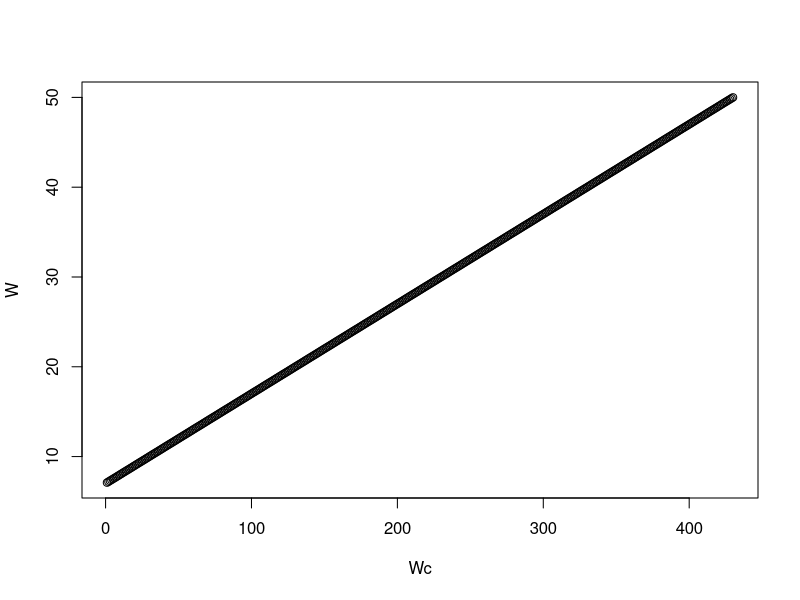
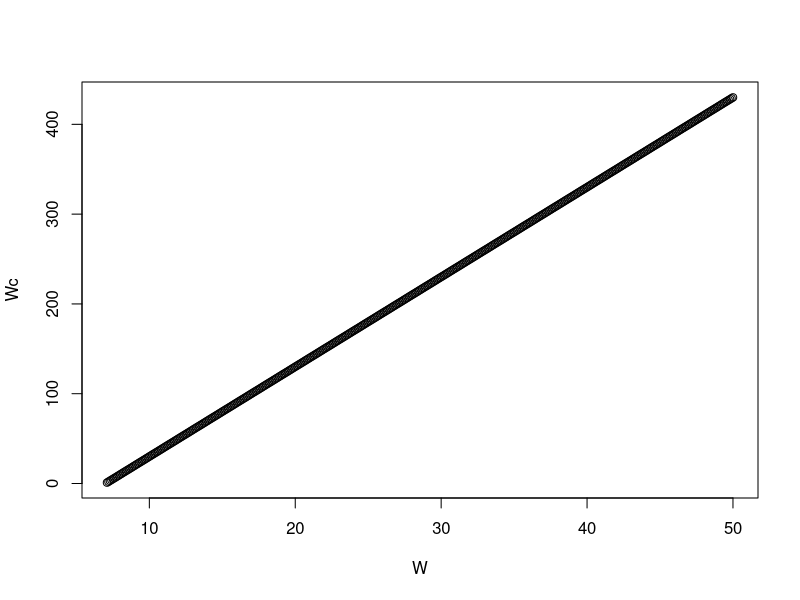
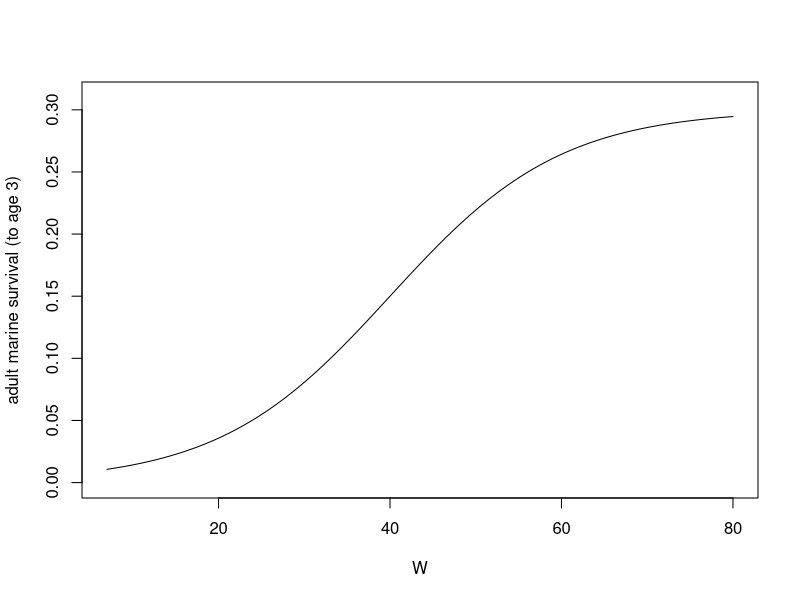

Reproduce these figures in R, in order. (Note: a time limit stopped this script after it produced the figures.)

##### DYNAMIC PROGRAM: juvenile salmon out-migration

# load libraries
library(abind); library(ggplot2); library(plyr); library(reshape2)

#remove scientific notation
options(scipen=999)




#### Set minimum and maximum values and steps for all state variables

# W: salmon weight (g)
Wmin <- 7
Wmax <- 50 # make this small to start? Eventually want 80 or 100 g...
Wstep <- 0.1 # discrete interval steps maybe try 0.05
Wstep.n <- ((Wmax-Wmin)/Wstep)  # this results in a lot of discrete steps - yikes!
                      # Try linear interpolation? (See Clark & Mangel Ch 2)
# A: salmon area
Amin <- 1
Amax <- 26

# t: time
tmin <- 1
tmax <- 60




#### Make functions to convert between W in grams and W in computer discrete indexing

# Make a data frame to covert between real W (grams) and computer discrete index (Wc)
Wconvdf <- data.frame(W = seq(Wmin+Wstep, Wmax, 0.1), Wc = seq(1,Wstep.n,1))

plot(W ~ Wc, Wconvdf)
summary(lm(W ~ Wc, Wconvdf)) # y-int: 7, slope: 0.1
m.Wc <- 0.1
y.Wc <- 7

plot(Wc ~ W, Wconvdf)
summary(lm(Wc ~ W, Wconvdf)) # y-int: -70, slope: 10
m.W <- 10
y.W <- -70

# Build functions to convert between W and Wc
WtoWc <- function(W){ round(m.W*W + y.W, digits=Wstep) }
WctoW <- function(Wc){ m.Wc*Wc + y.Wc }

# Test
WtoWc(10); WtoWc(10.1); WtoWc(10.11) # Good. 30, 31, 31.
WctoW(30); WctoW(31) # Good.




#### Simulate river habitats by area
h.vec <- rep(NA, Amax) # create blank vector for habitats for each Area.

h.vec[Amax] <- "o" # make the last area (Amax) the ocean: "o"

set.seed(24)  # set.seed to keep altered and natural habitat distribution constant for now.
h.vec[1:Amax-1] <- sample(0:1, Amax-1, replace=T, prob=c(0.5,0.5))  # randomly sample
        # Amax-1 number of values 0 or 1 with a 50% probability between the two values.

h.vec[h.vec == "1"] <- "a"  # change 1 from sample function to "a"
h.vec[h.vec == "0"] <- "n"  # change 0 from sample function to "n"




#### Make empty objects to store eventual outputs from dynamic programming equations

# F.all <- an array that stores the final expected fitness (probability of surviving to a
#          returning adult) for each salmon weight (columns), time (rows), for each area (matrices)

F.all <- array(NA, dim=c(tmax, Wstep.n, Amax))  #(rows: time, cols: weight, matrices: area)

# Best.beh <- an array with the same structure as F.all. This is the decision matrix. Stored values
#             will be the best decision chosen (move 0, 1, 2 areas).

Best.beh <- array(NA, dim=c(tmax, Wstep.n, Amax))  #(rows: time, cols: weight, matrices: area)

# Surv.day <- an array with the same structure as F.all. This is the survival matrix. Stored values
#             will be the daily survival (equation 4).

Surv.day <- array(NA, dim=c(tmax, Wstep.n, Amax))  #(rows: time, cols: weight, matrices: area)

# G.day <- an array with the same structure as F.all. This is the growth rate matrix. Stored values
#             will be the daily growth.

G.day <- array(NA, dim=c(tmax, Wstep.n, Amax))  #(rows: time, cols: weight, matrices: area)



# F.vec <- an array to hold the expected fitness at time t+1 (2nd column, value used in calculations), and
#         at time t (1st column, resulting value from current calculation, which will be used in the NEXT
#         iteration).

F.vec <- array(NA, dim=c(Wstep.n, 2, Amax))  #(rows: weight, cols: F(x,t), F(x, t+1), matrices: area)



#### Parameters

# Behavioral choice
U <- c(0, 1, 2)

# Terminal fitness
Ws    <- 40
r     <- 0.1
Smax  <- 0.3

# Growth
E     <- 0.04
qa    <- 0.75 #can change
qn    <- 1    # can change
a     <- 0.86
Alpha <- 0.00607
d     <- 1
dn0   <- 0.7 # or combine with d by concatenating? will loop over in OVER.BEH?
v     <- 0.027
f     <- 0.5
g     <- 2
c     <- 40
j     <- 0.07

# Risk
Bu    <- c(0.7, 1, 0.7) # B0, B1, B2 (can concatenate because we will loop over behavior choices?)
Ba    <- 1
Bn    <- 0.5 #can change
Bo    <- 1
Bw    <- 2
M     <- 0.002
m     <- -0.37
ya    <- 1  #can change
yn    <- 1  #can change
yo    <- 1  #can change
P     <- 20

#### Terminal fitness function - how does salmon weight at tmax and Amax relate to probability of
#    surviving to a returning adult? Larger salmon more likely to survive to a returning adult.
#    Sigmoidal function that asymptotes at Smax.

#ONLY applicable for salmon at A 26 at tmax!!!! Otherwise, fitness is 0!
TERM.FUN <- function(W, Ws, r, Smax){ Smax/(1+exp(-r*(W-Ws))) }

# plot Terminal Fitness function
curve(TERM.FUN(W, Ws=Ws , r=r, Smax=Smax), xname="W", xlim=c(7,80), ylim=c(0,0.31), ylab="adult marine survival (to age 3)")




#### Fill in last column (tmax) for F.vec based on Terminal fitness function
F.vec[1:Wstep.n, 2, Amax] <- TERM.FUN(W = seq(Wmin+Wstep, Wmax , Wstep),
                                              Ws=Ws, r=r, Smax=Smax)

F.vec[,2,1:Amax-1] <- 0    #if salmon end in any area besides the last (Amax), then their fitness is 0!

#View(F.vec[,,Amax]) #check and see terminal values at Amax (should all be values)
#View(F.vec[,,1]) #check and see terminal values at Area 1 (should all be 0s)




#### Fitness function - function to calculate fitness at any salmon weight,area,
          # and behavior (movement choice). Use state dynamics to calculate new
          # W(t+1) and new A(t+1). Calculate expected fitness for resulting new
          # states from 2nd column of F.vec. Returns Fit (matric with two values):
          # Fit[,1] is expected fitness
          # Fit[,2] is daily survival

# Functions used inside the Fitness function (see Final State Dynamics.R for more details)
GROWTH.FUN <- function(W, E, q, a, Alpha, d, v, U)    { q*E*W^a - d*Alpha*W*exp(v*U) }
OCEAN.Q <-    function(t, f, g, c, j)             { f + g*exp(-(t-c)^2/2*j^2) }
SURV.FUN <-   function(W, Bu, Bh, Bw, M, m, y, P) { (1-M*(Bu + Bh + Bw*W^m))^(y*P) }


# Fitness function (described above)
FITNESS <- function(Wc, A, t, U, Wmax, Amax, # state vars, constraints & beh choice (vars we will for loop over)
                    E, q, a, Alpha, d, v, f, g, c, j, Bu, Bh, Bw, M, m, y, P, # vars in functions
                    qa, qn, ya, yn, yo, # vars that vary by habitat (h.vec)
                    h.vec, F.vec) # vectors describing habitats of areas and stored Fitness values
  
  { # start of function
  
  #define or change input parameters that depend on U, habitat, or Area.
  U  <- ifelse(U == 1, 20, ifelse(U == 2, 40, 0))
  d  <- ifelse(U == 0 & h.vec[A] == "n", dn0, d)
  q  <- ifelse(h.vec[A] == "o", OCEAN.Q(t=t, f=f, g=g, c=c, j=j), ifelse(h.vec[A] == "n", qn, qa))
  Bh <- ifelse(h.vec[A] == "n", Bn, ifelse(h.vec[A] == "a", Ba, Bo))
  y  <- ifelse(h.vec[A] == "n", yn, ifelse(h.vec[A] == "a", ya, yo))
  W  <- WctoW(Wc) # convert Wc (discrete 1 to 730 to W in grams)
  
  Wnew <- W + GROWTH.FUN(W=W, E=E, a=a, v=v, Alpha= Alpha, U=U, d=d, q=q)
  
  Wnew <- min(Wnew, Wmax) # if Wnew is greater than max value, keep at max value (this will be unlikely to happen since our Wmax is BIG.)
  Wcnew <- WtoWc(Wnew)
  
  Anew <- A + ifelse(U == 20, 1, ifelse(U == 40, 2, 0))           # salmon's new location is its current A plus movement choice U.
  Anew <- min(Anew, Amax) # if salmon are in the ocean (Amax) keep them in the ocean.
  
  Fit <- matrix(NA, 1, 3)
  Fit[,1] <- ifelse(Wnew > Wmin, SURV.FUN(W=W, Bu=Bu, Bw=Bw, M=M, m=m,
                                          P=P, Bh=Bh, y=y)*F.vec[Wcnew, 2, Anew], 0)
  Fit[,2] <- SURV.FUN(W=W, Bu=Bu, Bw=Bw, M=M, m=m,
                      P=P, Bh=Bh, y=y)
  Fit[,3] <- GROWTH.FUN(W=W, E=E, a=a, v=v, Alpha= Alpha, U=U, d=d, q=q)
  
  return(Fit)
  
} # end function.

#Test Fitness function 
FITNESS(Wc=1, A=Amax, t=tmax, U=0, Wmax, Amax,
        E, q, a, Alpha, d, v, f, g, c, j, Bu=Bu[1], Bh, Bw, M, m, y, P, 
        qa, qn, ya, yn, yo, 
        h.vec, F.vec) # # (Expected Fitness) and # (daily survival) and # growth rate (for that time step)!!!!!



#### OVER.BEH function to apply over BEHAVIORAL CHOICES (move 0, 1, 2).
      # Function used to apply FITNESS using for loop over all behavioral choices.
      # Returns the maximum fitness (F.best), best choice (Beh.best), and daily survival (Surv.day).
      # F.best saved in appro first col of F.vec.
      # Returns Temp.out: copy of updated F.vec with extra rows at bottom with F.best and Beh.best.

OVER.BEH <- function(Wc, A, t, U, Wmax, Amax, # state vars, constraints & beh choice (vars we will for loop over)
                     E, q, a, Alpha, d, v, f, g, c, j, Bu, Bh, Bw, M, m, y, P, # vars in functions
                     qa, qn, ya, yn, yo, # vars that vary by habitat (h.vec)
                     h.vec, F.vec)

  { # start function
  F.beh.surv <- matrix(NA, 3, 3)  #matrix to save fitness (Fit) from each (3) behavioral choice.
  
  # run a for loop over all behavioral choices to get FITNESS (Fit) from each one.
  for(i in 1:length(U)){ F.beh.surv[i,] <- FITNESS(Wc, A, t, U[i], Wmax, Amax,
                                               E, q, a, Alpha, d, v, f, g, c, j, Bu[i], Bh, Bw, M, m, y, P, 
                                               qa, qn, ya, yn, yo, 
                                               h.vec, F.vec) }

  F.best <- max(F.beh.surv[,1])  # Get maximum expected fitness from all three behavioral choices.
  S.day <- ifelse(F.best > 0, F.beh.surv[F.beh.surv[,1] == F.best, 2], NA) # Get the daily survival from the max expected fitness.
  G.day <- ifelse(F.best > 0, F.beh.surv[F.beh.surv[,1] == F.best, 3], NA) # Get the daily growth from the max expected fitness.
  
  Temp <- data.frame(Fit = F.beh.surv[,1], beh = seq(0,2,1), Surv = F.beh.surv[,2], Growth = F.beh.surv[,3])  # make temp dataframe with each fitness (Fit) for each behavior (0,1,2), and daily survival (Surv).
  Beh.best <- ifelse(F.best > 0, Temp[Temp$Fit == max(Temp$Fit),2], NA)  #get single value of best behavior choice (0,1,2). If F.best is 0 for all behavioral types, than no beh is best, return NA.
  
  F.vec[Wc,1,A] <- F.best  # save best fitness in the appropriate F.vec column 1 for that specific state W and A.
  
  Temp.out <- array(NA, dim=c(Wstep.n+2, 2, Amax)) #(rows: salmon weight, cols: F(x,t), F(x, t+1), matrices: area). Same size as F.vec, but add 2 rows to save F.best, Best.beh, and Surv.day.
  Temp.out[Wstep.n+1,,] <- c(F.best, Beh.best)
  Temp.out[Wstep.n+2,,] <- c(S.day, G.day)
  Temp.out[1:Wstep.n,,] <- F.vec  # Temp.out needs ALL the info that will be used in the next function/loop. 
                               # F.vec AND F.best, S.day, and Beh.best. Will split up later to use in different ways in the next function OVER.STATES.
  return(Temp.out)
  
  } # end function.

# Check if loop inside OVER.BEH works
F.beh.surv <- matrix(NA, 3, 3)
for(i in 1:length(U)){ F.beh.surv[i,] <- FITNESS(Wc=1, A=Amax, t=tmax, U[i], Wmax, Amax,
                                                 E, q, a, Alpha, d, v, f, g, c, j, Bu[i], Bh, Bw, M, m, y, P, 
                                                 qa, qn, ya, yn, yo, 
                                                 h.vec, F.vec) }
F.beh.surv # Works!!!

rm(F.beh.surv) #remove after done checking.


# Check if OVER.BEH works for a specific W and A state for tmax-1. 
Test.beh <- OVER.BEH(Wc=1, A=Amax, t=tmax, U, Wmax, Amax,
                     E, q, a, Alpha, d, v, f, g, c, j, Bu, Bh, Bw, M, m, y, P,
                     qa, qn, ya, yn, yo, 
                     h.vec, F.vec)
View(Test.beh[,,Amax])   # Works!!! Look for a value in column one at W<-3 and
                      # in rows 731 and 731 where we stored Fit, Beh.best, S.day, and G.day.
rm(Test.beh)


#### OVER.STATES function to apply over BEHAVIORAL CHOICES (move 0, 1, 2) AND AREA (1 to 26).
     # Function used to iterate OVER.BEH over both states W and A using nested for loops.
     # Run OVER.BEH and get Temp.out. Split Temp.out to F.vec and best.F.beh (only F.best and Beh.best).
     # Put Beh.best in appro Store spot. Combine F.vec and Store in an array,
     # Temp.out2 with 4 cols (F(x,t), F(x,t+1), F.best, Beh.best, S.day).

OVER.STATES <- function(Wc, A, t, U, Wmax, Amax, # state vars, constraints & beh choice (vars we will for loop over)
                        E, q, a, Alpha, d, v, f, g, c, j, Bu, Bh, Bw, M, m, y, P, # vars in functions
                        qa, qn, ya, yn, yo, # vars that vary by habitat (h.vec)
                        h.vec, F.vec)
 { # start function
  
  Store <- array(NA, dim=c(Wstep.n, 4, Amax)) # Array to store all F.best (col 1), Beh.best (col 2), and S.day (col 3), G.day (col 4)
                                                # from OVER.BEH for each state W (rows) and A (matrices).
  
  for(Wc in 1:Wstep.n){
    for(A in 1:Amax){
      Temp.out <- OVER.BEH(Wc, A, t, U, Wmax, Amax,
                           E, q, a, Alpha, d, v, f, g, c, j, Bu, Bh, Bw, M, m, y, P,
                           qa, qn, ya, yn, yo,
                           h.vec, F.vec) # this returns Temp.out from OVER.BEH, which looks like...
                                         # an array: (rows: salmon weight (length: Wstep.n+2),
                                         # 2 cols: F(x,t), F(x, t+1), matrices: area (length: Amax)).
                                         # Same size as F.vec, but add 2 rows to Wstep.n to save
                                         # F.best [in Wstep.n+1 row, 1st col], Best.beh [in Wstep.n+1 row, 2nd col],
                                         # Surv.day [Wstep.n=2 row, 1st col], and G.day [Wstep.n=2 row, 2nd col].
      
      F.vec <- Temp.out[1:Wstep.n,,] # get F.vec by itself out of Temp.out (without last two rows).
      best.F.beh.S <- c(Temp.out[Wstep.n+1,1,1], Temp.out[Wstep.n+1,2,1], Temp.out[Wstep.n+2,1,1], Temp.out[Wstep.n+2,2,1]) # get F.best, Beh.best, S.day, G.day.
      
      Store[Wc,,A] <- best.F.beh.S # put F.best, Beh.best, S.day, G.day in Store for appro loop state combo.
      
    }} #end nested for loops.
  
  # Combine Store values with F.vec in Temp.out2 as the vessel leaving this function to bring important info to next for loop!
  Temp.out2 <- abind(F.vec, Store, along = 2) # add Store columns to F.vec. This should be an array (rows: Wstep.n, matrices: Amax)
                                              # with 5 columns: F(X,t), F(X,t+1), F.best, Beh.best. S.day.
                                              # along = 2 tells to bind the columns (dimension 2) together!
  return(Temp.out2)
  
 } # end function.


# check to see if OVER.STATES works and returns Temp.out2
Test.States <- OVER.STATES(Wc, A, t=tmax-1, U, Wmax, Amax,
                E, q, a, Alpha, d, v, f, g, c, j, Bu, Bh, Bw, M, m, y, P,
                qa, qn, ya, yn, yo, 
                h.vec, F.vec)

View(Test.States[,,Amax-1]) # works!!
      # View(Test.States[,,Amax]) Col 2 (F(W,t+1)) has values from terminal fitness, optimal choice has to be move 0
      # View(Test.States[,,Amax-1]) Col 2 (F(W,t+1)) has 0s from terminal fitness, optimal choice can be move 1 or 2
      # View(Test.States[,,Amax-2]) Col 2 (F(W,t+1)) has 0s from terminal fitness, optimal choice has to be move 2
      # View(Test.States[,,Amax-3]) Col 2 (F(W,t+1)) has 0s from terminal fitness, F.best all 0s because can't make it
                                                   # to A26 in by tmax. Therefore, Beh.best and S.day all NAs.
rm(Test.States)



#### MAIN PROGRAM: iterate all of the above functions over time starting with tmax and moving backwards until t = 0.

### Output objects to save data from program
F.vec    # (rows: weight, cols: F(x,t), F(x, t+1), matrices: area)
F.all    # (rows: time, cols: weight, matrices: area)
Best.beh # (rows: time, cols: weight, matrices: area)
Surv.day # (rows: time, cols: weight, matrices: area)
G.day    # (rows: time, cols: weight, matrices: area)

# Start iterations over time
t <- tmax # time starts with tmax.


start.time <- Sys.time() # time how long the while loop takes

# Use while loop starting at Time = tmax, decrement with each loop, until time is 1 and then exit the loop.
while(t > 1)
  { # start while loop
  
  t <- t - 1 # This takes the Time from the prior loop and decrements it by one for the next loop.
  
  Temp.out2 <- OVER.STATES(Wc, A, t, U, Wmax, Amax,
                           E, q, a, Alpha, d, v, f, g, c, j, Bu, Bh, Bw, M, m, y, P,
                           qa, qn, ya, yn, yo,
                           h.vec, F.vec)  # Get all F.best, Beh.best, and S.day for all W and A for the current Time.
                                          # Temp.out2 also has the updated F.vec!
  
  TempF.vec <- Temp.out2[,1:2,] # Get F.vec out of Temp.out2 (first two columns).
  
  for (J in 1:Wstep.n){    # for each state W and A, update F.vec with the new F.vec (TempF.vec) from the OVER.STATES function (column 1),
    for(K in 1:Amax){   # and put those values back into F.vec in the second column to be ready for the next time iteration.
      F.vec[J,2,K] <- TempF.vec[J,1,K] }}
  
  Best.beh[t,,] <- Temp.out2[,4,]  # save best behavior in Best.beh (decision matrix!)
  F.all[t,,] <- Temp.out2[,3,]     # save best fitness in F.all
  Surv.day[t,,] <- Temp.out2[,5,]  # save daily Survival in Surv.day
  G.day[t,,] <- Temp.out2[,6,]     # save daily growth in G.day
  
} # end while loop.

end.time <- Sys.time() # time how long the while loop takes
program.duration <- end.time - start.time
program.duration #730 W steps takes program ~18 mins. Probs could double to 0.05 and/or increase Wmax.

# Check output data sets to see if they make sense
View(F.all[,,Amax])
View(Best.beh[,,Amax-10])
View(Surv.day[,,Amax-4])
View(G.day[,,Amax]) # not 100% sure these are the values I want to use.
# Wahoooo!!!!! Only this is time 60 (last row) is missing because they are from
  # the Terminal Fitness function (not the program)! But I can always manually add them in!




#### Collapse arrays and combine into one data frame for plotting in ggplot.

## Best.beh
df.beh <- adply(Best.beh, c(1,2,3))                  # collapse array to dataframe
colnames(df.beh) <- c("t", "Wc", "A", "Best.beh")  # add labels to columns

# change factors to numeric.
df.beh$t <-as.numeric(df.beh$t)
df.beh$Wc <-as.numeric(df.beh$Wc)
df.beh$A <-as.numeric(df.beh$A)
summary(df.beh)

# add column for W and get the values convertedf rom Wc.
df.beh$W <- WctoW(df.beh$Wc)


## F.all
df.Fit <- adply(F.all, c(1,2,3))
colnames(df.Fit) <- c("t", "Wc", "A", "Fit")

# change factors to numeric.
df.Fit$t <-as.numeric(df.Fit$t)
df.Fit$Wc <-as.numeric(df.Fit$Wc)
df.Fit$A <-as.numeric(df.Fit$A)
summary(df.Fit)

# add column for W and get the values convertedf rom Wc.
df.Fit$W <- WctoW(df.Fit$Wc)


## Surv.day
df.S <- adply(Surv.day, c(1,2,3))
colnames(df.S) <- c("t", "Wc", "A", "S.day")

# change factors to numeric.
df.S$t <-as.numeric(df.S$t)
df.S$Wc <-as.numeric(df.S$Wc)
df.S$A <-as.numeric(df.S$A)
summary(df.S)

# add column for W and get the values converted from Wc.
df.S$W <- WctoW(df.S$Wc)

# join all together.
df.all1 <- join(df.beh, df.Fit)   # join data for best behavior and fitness together in one data frame.

df.all2 <- join(df.all1, df.S)    # join also daily survival estimates.

summary(df.all2) # check data types
df.all2$Best.beh <- as.factor(df.all2$Best.beh) # make Best.beh a factor.

df.all2 <- df.all2[df.all2$t != tmax,]  # drop tmax because that is the end, and therefore have no behavioral choices.


## Export all decision, fitness, and survival matrices.
write.csv(df.all2, "C:\\Users\\megan\\Google Drive\\Professional\\GIT Repositories\\SDP-pred-mig\\results\\All.program.output.csv")




#### FORWARD SIMULATIONS ####
# create subset of salmon starting computer weights (Wc) to simulate tracks for
Ws <- seq(7.1, 20, 0.5) # pick starting weights (g) to simulate

# convert sim.sam from W to Wc
Ws <- WtoWc(Ws)

# create output objects to store outcomes from for loop
output.A <- matrix(NA, tmax, length(Ws))  # rows: time, columns: weight (W). Output to track best behaviors over time for each state.
output.A[1,] <- 1 # salmon start in area 1

output.S <- matrix(NA, tmax, length(Ws)) # output to store daily Surv
output.Fit <- matrix(NA, tmax, length(Ws)) # output to store expected Fitness
output.beh <- matrix(NA, tmax, length(Ws)) # output to store best behavior

output.Wc <- matrix(NA, tmax, length(Ws)) # output to store changing W over time.
output.Wc[1,] <- Ws

output.Scum <- matrix(NA, tmax, length(Ws)) # output to store cumulative survival over time.

# for loop tracking new areas for individuals starting at A = 1, and my chosen salmon weights (W in sim.sam).

for(X in 1:length(Ws)){            # iterate over chosen starting salmon weights
  for(t in 1:(tmax-1)){                    # iterate over time
    A <- output.A[t,X]                     # current area is the value in the current row of time (t)
    Anew <- A + Best.beh[t,X,A]            # area in next time step is the current location plus how much they move (Best.beh)
    Anew <- min(Anew, Amax)                # area cannot be greater than Amax 
    output.A[t+1,X] <- Anew                # store new area in the next row (t+1)
 
    Wc <-output.Wc[t,X]                    # current Wc (computer weight) is from the appro spot in output.Wc
    W <- WctoW(Wc)                         # convert to W (salmon weight in g)
    W.new <- W + G.day[t,X,A]              # new salmon weight is current W (g) plus growth increment from certain choice stored in G.day
    Wc.new <- WtoWc(W.new)                 # convert new W to new Wc
    output.Wc[t+1,X] <- Wc.new             # store new Wc in output.Wc
    
    output.S[t,X] <- Surv.day[t,X,A]       #  get appro daily survival from Surv.day and save it in output.S
    output.Fit[t,X] <- F.all[t,X,A]        #  get appro expected fitness from F.all and save it in output.Fit
    output.beh[t,X] <- Best.beh[t,X,A]     #  get appro best beh from Best.beh and save it in output.beh
  
    }} # end for loops.

output.W <- WctoW(output.Wc)





# for loop for cumulative survival
for(X in 1:length(Ws)){
  for(t in 1:(tmax)){
    output.Scum[t,X] <- prod(output.S[1:t,X])
    }} # end of loop.







# Plot forward simulations!

# melt output.A
data.tracks <- melt(output.A)
colnames(data.tracks)<- c("Time", "Ws", "A")

data.tracks <- join(data.tracks, data.frame(h = h.vec, A = seq(1,Amax,1)))

# melt output.S
data.tracks.S <- melt(output.S)
colnames(data.tracks.S)<- c("Time", "Ws", "S.day")

data.tracks <- join(data.tracks, data.tracks.S)

# melt output.Fit
data.tracks.Fit <- melt(output.Fit)
colnames(data.tracks.Fit)<- c("Time", "Ws", "Fit")

data.tracks <- join(data.tracks, data.tracks.Fit)

# melt output.beh
data.tracks.beh <- melt(output.beh)
colnames(data.tracks.beh)<- c("Time", "Ws", "Beh")

data.tracks <- join(data.tracks, data.tracks.beh)

# melt output.beh
data.tracks.Scum <- melt(output.Scum)
colnames(data.tracks.Scum)<- c("Time", "Ws", "S.cum")

data.tracks <- join(data.tracks, data.tracks.Scum)

# melt output.W
data.tracks.W<- melt(output.W)
colnames(data.tracks.W)<- c("Time", "Ws", "W")

data.tracks <- join(data.tracks, data.tracks.W)

# convert Ws to salmon weigh units and as a factor.
data.tracks$Ws <- as.factor(data.tracks$Ws)
levels(data.tracks$Ws) <- c(WctoW(Ws))


# see data.tracks all together: Time, W, A, h, S.day, Fit, Beh
head(data.tracks)


# Plot forward simulations!

# plot outmigration tracks.
ggplot(data=data.tracks, aes(x=Time, y=A, color=as.factor(Ws))) +
  geom_line(size=1, position=position_dodge(0.4)) + geom_point(position=position_dodge(0.4)) +
  theme(axis.line = element_line(colour = "black"), panel.border = element_blank(), panel.background = element_blank()) +
  theme(legend.key=element_blank(), legend.background=element_blank()) + coord_equal() +
  scale_x_continuous(breaks = seq(1,tmax,1)) +
  scale_y_continuous(breaks = seq(1,Amax,1)) 

# plot daily survival by time.
ggplot(data=data.tracks, aes(x=Time, y=S.day, color=as.factor(Ws))) + geom_point(position=position_dodge(0.4)) +
  theme(axis.line = element_line(colour = "black"), panel.border = element_blank(), panel.background = element_blank()) +
  theme(legend.key=element_blank(), legend.background=element_blank()) +
  scale_x_continuous(breaks = seq(1,tmax,1))

# plot daily survival by Area.
ggplot(data=data.tracks, aes(x=A, y=S.day, color=as.factor(Ws))) + geom_point(position=position_dodge(0.4)) +
  theme(axis.line = element_line(colour = "black"), panel.border = element_blank(), panel.background = element_blank()) +
  theme(legend.key=element_blank(), legend.background=element_blank()) +
  scale_x_continuous(breaks = seq(1,Amax,1))

# plot cumulative survival by time.
ggplot(data=data.tracks, aes(x=Time, y=S.cum, color=as.factor(Ws))) + geom_point(position=position_dodge(0.4)) +
  theme(axis.line = element_line(colour = "black"), panel.border = element_blank(), panel.background = element_blank()) +
  theme(legend.key=element_blank(), legend.background=element_blank()) +
  scale_x_continuous(breaks = seq(1,tmax,1))

# plot growth by time.
ggplot(data=data.tracks, aes(x=Time, y=W, color=as.factor(Ws))) + geom_point() +
  theme(axis.line = element_line(colour = "black"), panel.border = element_blank(), panel.background = element_blank()) +
  theme(legend.key=element_blank(), legend.background=element_blank()) +
  scale_x_continuous(breaks = seq(1,tmax,1))



#### Get frequency of moves per habitat per starting salmon weight (Ws)

# df <- subset(data.tracks, data.tracks$Ws == 7.1) # to practice within function on one Ws value.


TRACK.SUM.FUN <- function(A, h, Beh, Time, Fit, S.day, S.cum, W){ # start function.
  df <- data.frame (A, h, Beh, Time, Fit, S.day, S.cum, W)
  df$Beh <- as.factor(df$Beh)
  df$h <- as.factor(df$h)
  
  Fit <- max(df$Fit, na.rm=T)            # get maximum (end at tmax) expected future fitness (prob of surving to adult)
  S.cum.tot <- min(df$S.cum, na.rm=T)        # get minimum (end at tmax) cumulative survival from release.
  S.cum.riv <- min(df[df$h == "n" | df$h == "a", 7], na.rm=T)
  
  G.tot <- max(df$W, na.rm=T) - min(df$W, na.rm=T) # total growth in GRAMS.
  G.riv <- max(df[df$h == "n" | df$h == "a", 8], na.rm=T) - min(df[df$h == "n" | df$h == "a", 8], na.rm=T) # in river
  G.ocean <- max(df[df$h == "o", 8], na.rm=T) - min(df[df$h == "o", 8], na.rm=T) # in ocean
  
  df <- subset(df, df$h != "o")          # ignore data once in the ocean
  
  dur <- length(df$Beh)                  # calculate duration of entire migration from t until the ocean (in days)
  ag <- aggregate(A ~ Beh, df, length)   # aggregate number of different choices (Beh: 0, 1, 2)
  ag$dur <-  length(df$Beh)
  ag$p <- ag$A/dur                  # calculate the proportion of total choices of each type.
  
  ag.empty <- data.frame(Beh = as.factor(c(0,1,2)))
  ag1 <- join(ag.empty, ag, by="Beh", type = "left")
  ag1[is.na(ag1)] <- 0
  
  out <- data.frame(p0 = ag[ag$Beh == 0,4], 
                    p1 = ag[ag$Beh == 1,4], 
                    p2 = ag[ag$Beh == 2,4], 
                    dur = ag[1,3])  # store as dataframe as separate columns.
  

  ag.h <- aggregate(A ~ Beh + h, df, length)   # aggregate number of different choices (Beh: 0, 1, 2) BY habitat
  dur.h <- aggregate(A ~ h, df, length)
  colnames(dur.h)[2] <- "dur.h"
  ag.h <- join(ag.h, dur.h)
  ag.h$p <- ag.h$A / dur
  
  ag.e2 <- data.frame(Beh = as.factor(rep(c(0,1,2),2)), h = as.factor(c("n", "n", "n", "a", "a", "a")))
  ag2 <- join(ag.e2, ag.h, type="left")
  ag2[is.na(ag2)] <- 0
  
  out2 <- data.frame(p0.n = ag2[ag2$Beh == 0 & ag2$h == "n",5],
                     p1.n = ag2[ag2$Beh == 1 & ag2$h == "n",5],
                     p2.n = ag2[ag2$Beh == 2 & ag2$h == "n",5],
                     p0.a = ag2[ag2$Beh == 0 & ag2$h == "a",5],
                     p1.a = ag2[ag2$Beh == 1 & ag2$h == "a",5],
                     p2.a = ag2[ag2$Beh == 2 & ag2$h == "a",5],
                     dur.n = max(ag2[ag2$h == "n",4]),
                     dur.a = max(ag2[ag2$h == "a",4]))
  
  Smean <- data.frame(S.mean.n = mean(df[df$h == "n",5]),
                      S.mean.a = mean(df[df$h == "a",5]))
  
  out.final <- cbind(out, out2, Fit, S.cum.tot, S.cum.riv, G.tot, G.riv, G.ocean,
                     Smean) # return aggregated dataset for each Ws
  
  out.final # return out.final
  
} #end function.

data.tracks.L <- droplevels(data.tracks)
data.tracks.L <- split(data.tracks.L, data.tracks.L$Ws)

out.L<-lapply(data.tracks.L, function(x) TRACK.SUM.FUN(x$A, x$h, x$Beh, x$Time, x$Fit, x$S.day, x$S.cum, x$W))

out.df<-ldply(out.L, as.vector)
colnames(out.df)[1]<-"Ws"


# melt or reshape data frame for plotting in ggplot!

# get dataframe in long format by behavior choices
df.l.beh <- unique(out.df[,1:4])
df.l.beh <- melt(df.l.beh, variable.name = "Beh", value.name = "p")




df.l.beh.h <- unique(out.df[, c("Ws", "p0.n", "p1.n", "p2.n", "p0.a", "p1.a", "p2.a")])
df.l.beh.h <- melt(df.l.beh.h)  
  
## plot proportion of choices

# prop of move 0, 1 or 2 habitats by starting Size.
ggplot(data=df.l.beh, aes(x=as.numeric(Ws), y=p, color=Beh)) + geom_point(size=2) + stat_smooth(method = "lm", alpha=0.1) +
  theme(axis.line = element_line(colour = "black"), panel.border = element_blank(), panel.background = element_blank()) +
  theme(legend.key=element_blank(), legend.background=element_blank())

# prop of move 1 (no habitat)
ggplot(data=out.df, aes(x=as.numeric(Ws), y=p1)) + geom_point(size=2) + stat_smooth(method = "loess", alpha=0.1) +
  theme(axis.line = element_line(colour = "black"), panel.border = element_blank(), panel.background = element_blank()) +
  theme(legend.key=element_blank(), legend.background=element_blank())

# prop of move 2 (no habitat)
ggplot(data=out.df, aes(x=as.numeric(Ws), y=p2)) + geom_point(size=2) + stat_smooth(method = "loess", alpha=0.1) +
  theme(axis.line = element_line(colour = "black"), panel.border = element_blank(), panel.background = element_blank()) +
  theme(legend.key=element_blank(), legend.background=element_blank())


# duration
ggplot(data=out.df, aes(x=as.numeric(Ws), y=dur)) + geom_point(size=2) + stat_smooth(method = "loess", alpha=0.1) +
  theme(axis.line = element_line(colour = "black"), panel.border = element_blank(), panel.background = element_blank()) +
  theme(legend.key=element_blank(), legend.background=element_blank())
